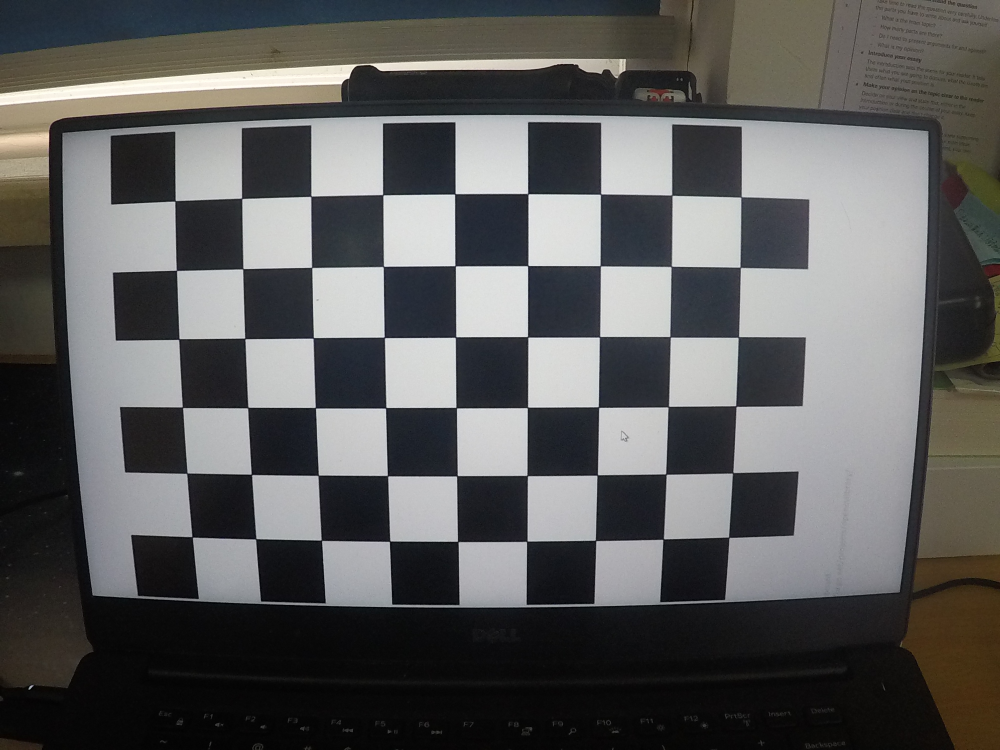
//> input picture Calibration_IMG/GOPR0108.JPG, 4000 x 3000 px (shown at 1/4 size); its folder holds only this picture in this run
$ ./claibration_img   (built with g++ and OpenCV 4)
//> lines starting //> are read from the running program, lines starting //| are printed output that depends on the picture; after the words box and inside, x2 and y2 are one past the last pixel; in counts of white or black regions, pixels touching at a corner belong together
#include<iostream>
#include<opencv2/core/core.hpp>
#include<opencv2/highgui/highgui.hpp>
#include<opencv2/opencv.hpp>
#include<opencv2/calib3d/calib3d.hpp>
#include<vector>
#include<fstream>

using namespace std;
using namespace cv;

#define IMG_NUM 6;

int main()
{
    //所读图像文件夹的路经
    cv::String IMG_PATH="../Calibration_IMG";
    //设置保存所读文件的路经
    std::vector<cv::String> Img_Path ;

    //读取指定路径下的文件到 容器中
    cv::glob(IMG_PATH,Img_Path);

    //标定版中每行、没列的角点数
    Size broad_size= Size(9,6);
    //存储每张标定版的角点
    std::vector<Point2f> img_cores_buf;
    //存储所有的角点
    std::vector<std::vector<cv::Point2f>> img_core_vec;

    Size img_size;

    //显示测试
    for(int i=0;i<Img_Path.size();i++)
    {
        std::cout<<"IMG_PATH_OUT:"<<Img_Path[i]<<std::endl;
        cv::Mat Img_data=cv::imread(Img_Path[i]);
//> Img_data is the input picture: 3000 rows x 4000 cols, CV_8UC3; mean B, G, R 90.9, 91.5, 91.6
        // cv::imshow("IMG_SHOW",Img_data);
        if(!findChessboardCorners(Img_data,broad_size,img_cores_buf))
        {
            std::cout<<"cannot find chessboard corners"<<std::endl;
            continue;
        }
        else
        {
            cv::Mat img_gray;
            cv::cvtColor(Img_data,img_gray,cv::COLOR_RGB2GRAY);
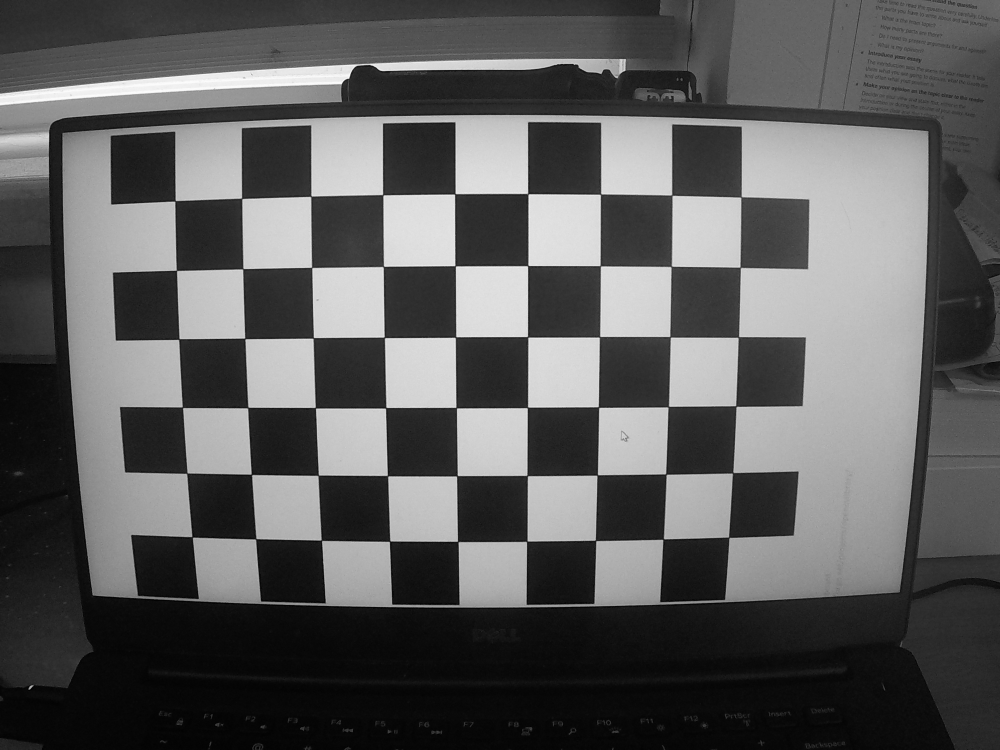
//> img_gray: 3000 rows x 4000 cols, CV_8UC1 (shown at 1/4 size); min 0, max 252, mean 91.3
            cv:;find4QuadCornerSubpix(img_gray,img_cores_buf,Size(5,5));
//> img_cores_buf = 54 Points (x, y), first 12: [702, 805.5], [968, 795], [1246.8, 785], [1532.5, 780.5], [1822.2, 777.8], [2113, 777], [2404, 777.5], [2689.3, 781.5], [2965.5, 789.5], [708.4, 1084.4], [973.1, 1076.9], [1246.9, 1070.3]
            drawChessboardCorners(img_gray,broad_size,img_cores_buf,true);
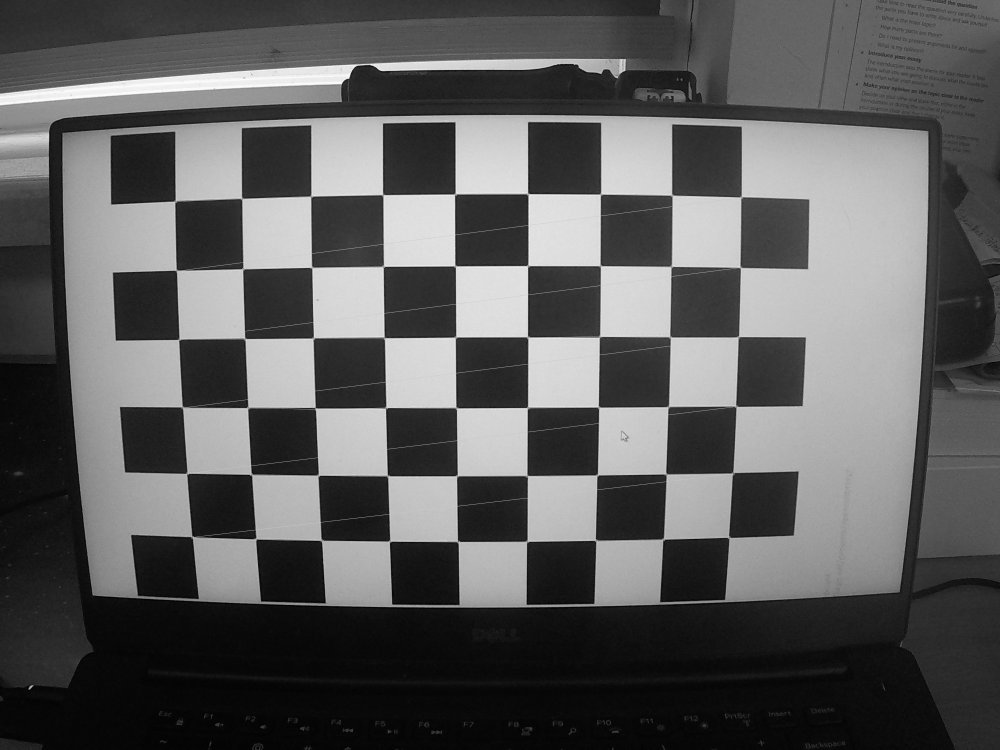
//> img_gray: 3000 rows x 4000 cols, CV_8UC1 (shown at 1/4 size); 0.6% of pixels changed, all inside (x1, y1, x2, y2) = (696, 771, 2973, 2175)
            img_core_vec.push_back(img_cores_buf);
//> img_core_vec = 1 point lists
            // cv::imshow("cali_img",img_gray);
            string save_img_path="./ret_img/"+to_string(i)+".jpg";
            cv::imwrite(save_img_path,img_gray);
            // cv::waitKey(500);
        }
        img_size.width=Img_data.cols;
//> img_size = Size(4000, 0)
        img_size.height=Img_data.rows;
//> img_size = Size(4000, 3000)
        Img_data.release();
        cout<<"test2:"<<img_size.width<<" "<<img_size.height<<endl;
//| test2:4000 3000
    }

    //相机标定
    //保存标定板上角点的三维坐标
    vector<vector<Point3f>> object_points;
    //标定板上实际棋盘格的大小
    Size cores_size=Size(10,10);
    for(int i=0;i<Img_Path.size();i++)
    {
        vector<Point3f> temp;
        for(int j=0;j<broad_size.height;j++)
        {
            for (int t=0;t<broad_size.width;t++)
            {
                Point3f real_point;
                real_point.x=j*cores_size.width;
                real_point.y=t*cores_size.height;
                real_point.z=0;
                // cout<<"real_point:"<<real_point.x<<" "<<real_point.y<<" "<<real_point.z<<endl;
                temp.push_back(real_point);
            }
        }
        object_points.push_back(temp);
    }
    //相机的内外参数
    cv::Mat cameraMatix=Mat(3,3,CV_32FC1,Scalar::all(0));//相机内参矩阵

    vector<int> point_core_num;//每幅图像中的角点数

    Mat discoeffs=Mat(1,5,CV_32FC1,Scalar::all(0));//相机的5个畸变参数

    vector<Mat> rotal_vec;//每幅图像的旋转向量

    vector<Mat> trans_vec;//每幅图像的平移向量

    //相机标定
    calibrateCamera(object_points,img_core_vec,img_size,cameraMatix,discoeffs,rotal_vec,trans_vec,0);
//> cameraMatix = [[3535.6, 0, 1950.7], [0, 3455.1, 1736.4], [0, 0, 1]]; discoeffs = [-0.186, -0.738, -0.0203, 0.000963, 1.91]
    //利用标定的结果矫正图像

    for(int k=0;k<Img_Path.size();k++)
    {
        Mat read_img=cv::imread(Img_Path[k]);
        Mat new_img=read_img.clone();
        cv::undistort(read_img,new_img,cameraMatix,discoeffs);
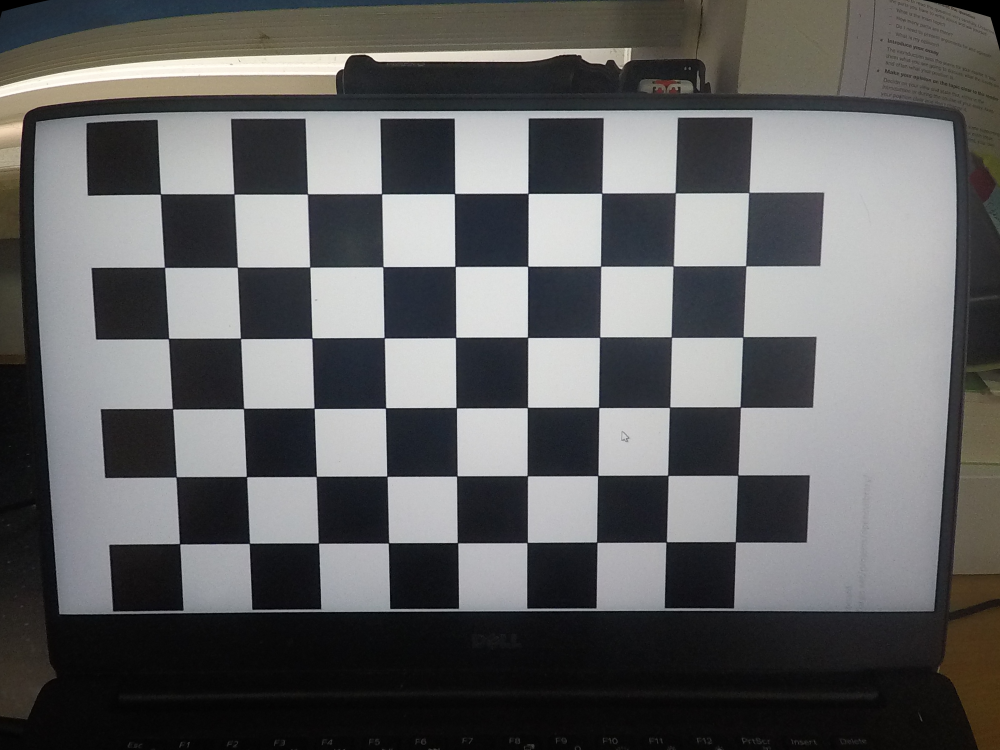
//> new_img: 3000 rows x 4000 cols, CV_8UC3 (shown at 1/4 size); mean B, G, R 96.5, 96.3, 96.1
        // imshow("source",read_img);
        // imshow("ret",new_img);

        waitKey(500);
        read_img.release();
        new_img.release();
    }
    std::ofstream fout("Out.txt",ios::in);
    fout<<"相机内参矩阵："<<endl;
    fout<<cameraMatix<<endl;
    fout<<"畸变系数："<<endl;
    fout<<discoeffs<<endl;
    fout.close();
    cout<<cameraMatix<<endl<<"ret="<<cameraMatix.at<float>(0,1)<<endl;
//| [3535.645218705818, 0, 1950.653486974244;
//|  0, 3455.105887781432, 1736.435042131023;
//|  0, 0, 1]
//| ret=5.36319

    //图像去畸变
    //图像去畸变

    std::string Tunnel_img = "../Tunnel_IMG";
    std::vector<cv::String> Tunnel_Path;
    cv::glob(Tunnel_img, Tunnel_Path);

    for (size_t i = 0; i < Tunnel_Path.size(); i++)
    {
        cv::Mat Source_IMG = cv::imread(Tunnel_Path[i]);
        cv::Size reszie_img = cv::Size(4000, 3000);
        cv::Mat dest_img;
        cv::resize(Source_IMG, dest_img, reszie_img, 0, 0, INTER_AREA);
        cv::Mat New_IMG = dest_img.clone();
        cv::undistort(dest_img, New_IMG, cameraMatix, discoeffs);
        cv::imshow("Sour_IMG", dest_img);
        cv::imshow("Dst_IMG", New_IMG);
        std::string ret_img = "../Ret_IMG/" + to_string(i) + ".jpg";
        cv::imwrite(ret_img, New_IMG);
        cv::waitKey(500);
        Source_IMG.release();
        New_IMG.release();
    }


    return 0;
}

$ run again, on Calibration_IMG/GOPR0109.JPG
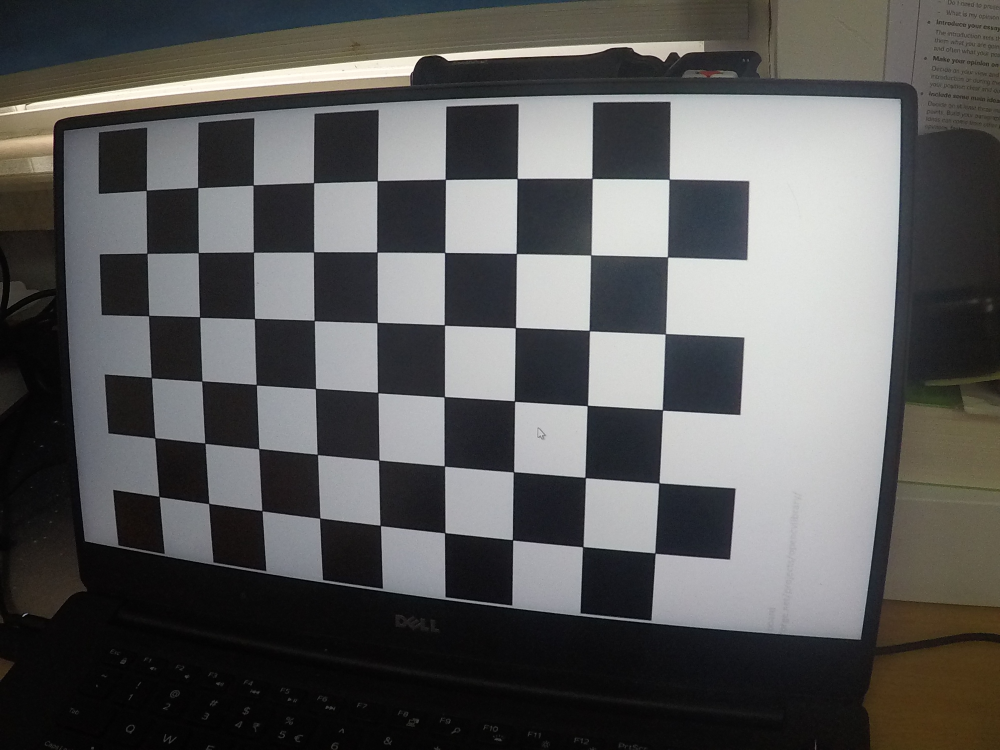
//> input picture Calibration_IMG/GOPR0109.JPG, 4000 x 3000 px (shown at 1/4 size)
//> Img_data is the input picture: 3000 rows x 4000 cols, CV_8UC3; mean B, G, R 89, 89.7, 89.9
//> img_cores_buf = 54 Points (x, y), first 12: [588.5, 762.5], [792.5, 751.5], [1013.5, 742.5], [1258.5, 733.5], [1510.5, 724.5], [1783.1, 720], [2072.4, 714.3], [2369.4, 715.5], [2678, 718], [587.5, 1012.7], [794.5, 1012.5], [1016.2, 1011.5]
//> `drawChessboardCorners(img_gray,broad_size,img_cores_buf,true);`:
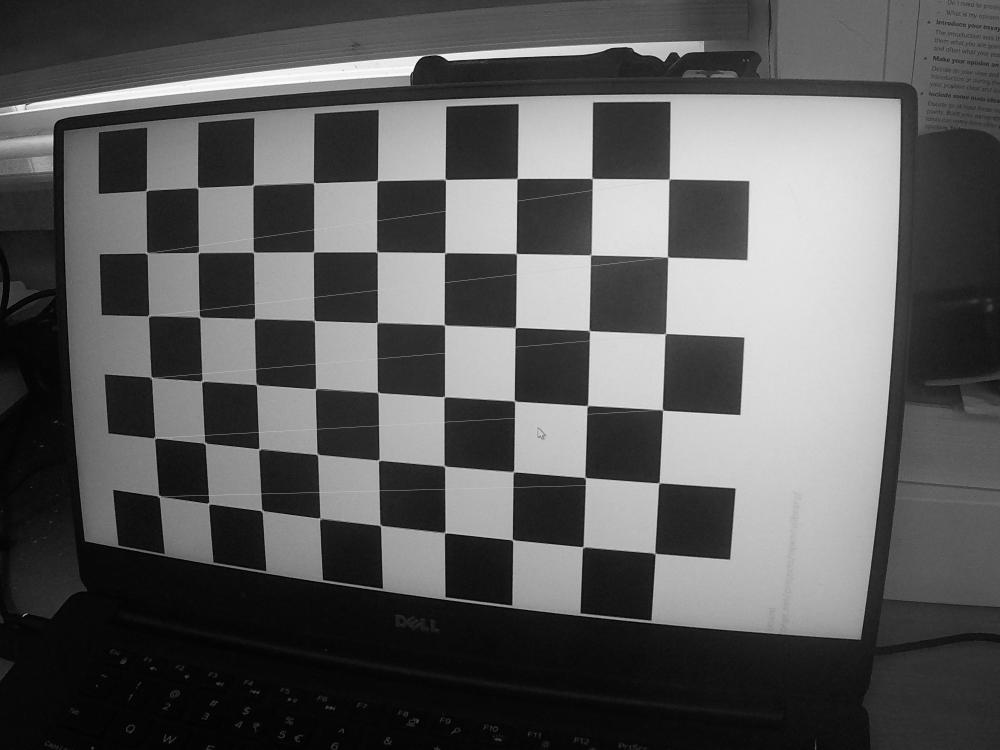
//> img_gray: 3000 rows x 4000 cols, CV_8UC1 (shown at 1/4 size); min 0, max 253, mean 89.8
//> img_core_vec = 1 point lists
//| test2:4000 3000
//> cameraMatix = [[3725.9, 0, 1931.1], [0, 3695.2, 1500.2], [0, 0, 1]]; discoeffs = [-0.406, 1.16, -0.00338, 0.00355, -3.15]
//> `cv::undistort(read_img,new_img,cameraMatix,discoeffs);`:
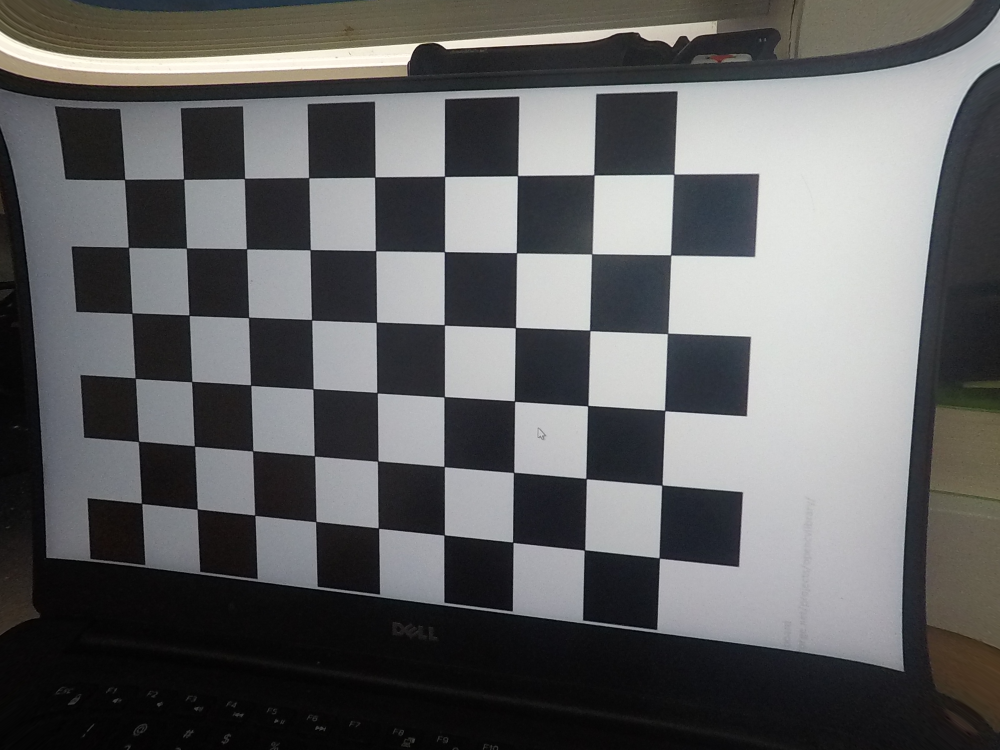
//> new_img: 3000 rows x 4000 cols, CV_8UC3 (shown at 1/4 size); mean B, G, R 97.8, 97.3, 97
//| [3725.87667339228, 0, 1931.060026076382;
//|  0, 3695.223866072876, 1500.211525358845;
//|  0, 0, 1]
//| ret=5.40964
